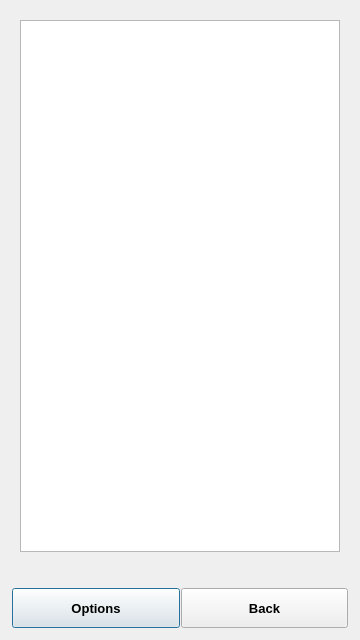
<?xml version="1.0" encoding="UTF-8"?>
<ui version="4.0">
 <class>NewContactFromPhone</class>
 <widget class="QDialog" name="NewContactFromPhone">
  <property name="geometry">
   <rect>
    <x>0</x>
    <y>0</y>
    <width>360</width>
    <height>640</height>
   </rect>
  </property>
  <property name="windowTitle">
   <string>Dialog</string>
  </property>
  <layout class="QGridLayout" name="gridLayout_3">
   <item row="0" column="0">
    <widget class="QWidget" name="widget" native="true">
     <layout class="QGridLayout" name="gridLayout_2">
      <item row="0" column="0">
       <widget class="QListWidget" name="listWidget"/>
      </item>
     </layout>
    </widget>
   </item>
   <item row="1" column="0">
    <widget class="QWidget" name="widget_2" native="true">
     <layout class="QGridLayout" name="gridLayout">
      <property name="margin">
       <number>1</number>
      </property>
      <property name="spacing">
       <number>1</number>
      </property>
      <item row="0" column="0">
       <spacer name="verticalSpacer">
        <property name="orientation">
         <enum>Qt::Vertical</enum>
        </property>
        <property name="sizeType">
         <enum>QSizePolicy::Preferred</enum>
        </property>
        <property name="sizeHint" stdset="0">
         <size>
          <width>20</width>
          <height>20</height>
         </size>
        </property>
       </spacer>
      </item>
      <item row="0" column="1">
       <spacer name="verticalSpacer_2">
        <property name="orientation">
         <enum>Qt::Vertical</enum>
        </property>
        <property name="sizeType">
         <enum>QSizePolicy::Preferred</enum>
        </property>
        <property name="sizeHint" stdset="0">
         <size>
          <width>20</width>
          <height>20</height>
         </size>
        </property>
       </spacer>
      </item>
      <item row="1" column="0">
       <widget class="QPushButton" name="actionButton">
        <property name="minimumSize">
         <size>
          <width>0</width>
          <height>40</height>
         </size>
        </property>
        <property name="font">
         <font>
          <pointsize>10</pointsize>
          <weight>75</weight>
          <bold>true</bold>
         </font>
        </property>
        <property name="text">
         <string>Options</string>
        </property>
        <property name="flat">
         <bool>false</bool>
        </property>
       </widget>
      </item>
      <item row="1" column="1">
       <widget class="QPushButton" name="backButton">
        <property name="minimumSize">
         <size>
          <width>0</width>
          <height>40</height>
         </size>
        </property>
        <property name="font">
         <font>
          <pointsize>10</pointsize>
          <weight>75</weight>
          <bold>true</bold>
         </font>
        </property>
        <property name="text">
         <string>Back</string>
        </property>
       </widget>
      </item>
     </layout>
    </widget>
   </item>
  </layout>
 </widget>
 <resources/>
 <connections/>
</ui>
